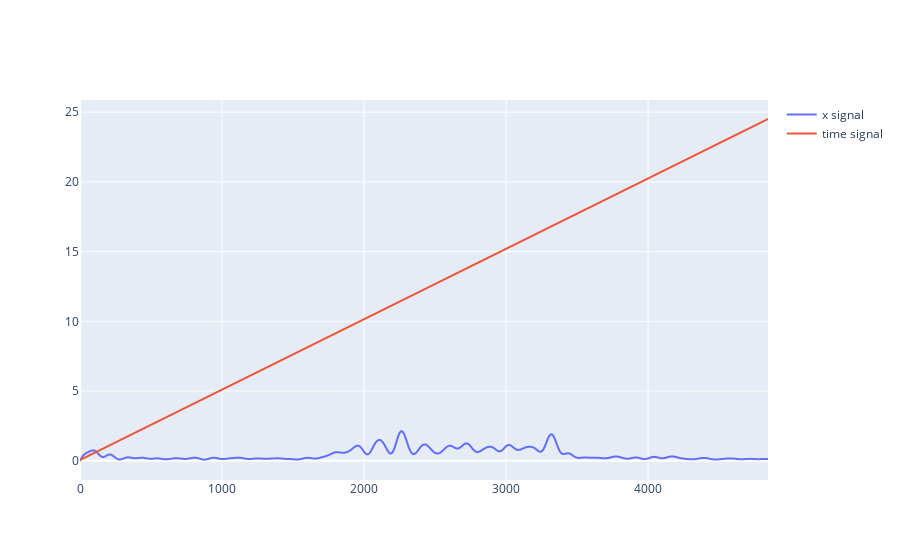

The notebook cell saved with this chart:
### Markdown cell above
## Plot the Filtered Data

### Code cell
# Filter the data, and plot both the original and filtered signals.
fig = go.Figure()

fig.add_trace(go.Scatter(
            y = filtered_readings_np[:, 1],
            line =  dict(shape =  'spline' ),
            name = 'x signal')
            )

fig.add_trace(go.Scatter(
            y = filtered_readings_np[:, 0],
            line =  dict(shape =  'spline' ),
            name = 'time signal')
            )
fig.show()

### Figure 1 — Plotly figure (JSON) as saved in the notebook; plotly's stock layout.template omitted (floating-point values rounded to 4 significant figures; data arrays with more than 128 entries replaced by an {"elided": "..."} marker saying what was removed)
{"data": [{"line": {"shape": "spline"}, "name": "x signal", "type": "scatter", "y": {"elided": "4845 float values"}}, {"line": {"shape": "spline"}, "name": "time signal", "type": "scatter", "y": {"elided": "4845 float values"}}], "layout": {}}
